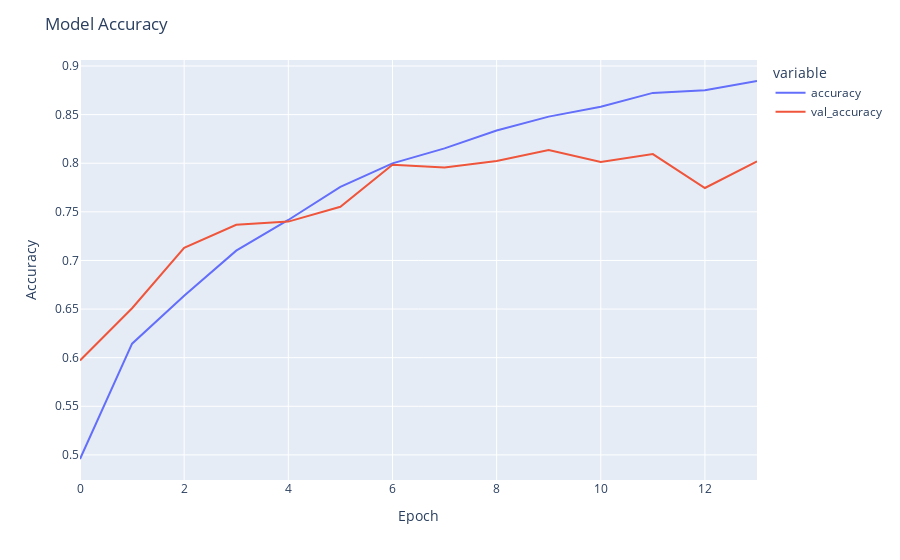
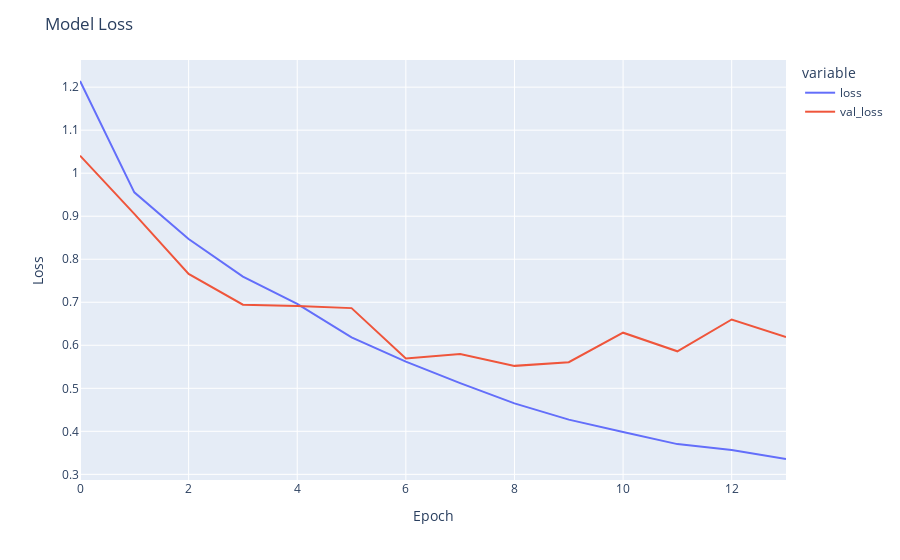

The code cell stored with these charts, in order, in its notebook:
### Code cell
plot_train_history(hist_2)

### Figure 1 — Plotly figure (JSON) as saved in the notebook; plotly's stock layout.template omitted (floating-point values rounded to 4 significant figures)
{"data": [{"hovertemplate": "variable=accuracy<br>Epoch=%{x}<br>Accuracy=%{y}<extra></extra>", "legendgroup": "accuracy", "line": {"color": "#636efa", "dash": "solid"}, "marker": {"symbol": "circle"}, "mode": "lines", "name": "accuracy", "orientation": "v", "showlegend": true, "type": "scatter", "x": [0, 1, 2, 3, 4, 5, 6, 7, 8, 9, 10, 11, 12, 13], "xaxis": "x", "y": [0.4958, 0.6144, 0.6636, 0.7101, 0.7416, 0.7757, 0.7999, 0.8152, 0.8337, 0.8479, 0.8581, 0.8723, 0.8751, 0.8846], "yaxis": "y"}, {"hovertemplate": "variable=val_accuracy<br>Epoch=%{x}<br>Accuracy=%{y}<extra></extra>", "legendgroup": "val_accuracy", "line": {"color": "#EF553B", "dash": "solid"}, "marker": {"symbol": "circle"}, "mode": "lines", "name": "val_accuracy", "orientation": "v", "showlegend": true, "type": "scatter", "x": [0, 1, 2, 3, 4, 5, 6, 7, 8, 9, 10, 11, 12, 13], "xaxis": "x", "y": [0.5971, 0.6509, 0.7129, 0.7367, 0.7399, 0.7553, 0.7984, 0.7955, 0.8023, 0.8137, 0.8012, 0.8094, 0.7745, 0.8019], "yaxis": "y"}], "layout": {"legend": {"title": {"text": "variable"}, "tracegroupgap": 0}, "margin": {"t": 60}, "title": {"text": "Model Accuracy"}, "xaxis": {"anchor": "y", "domain": [0, 1], "title": {"text": "Epoch"}}, "yaxis": {"anchor": "x", "domain": [0, 1], "title": {"text": "Accuracy"}}}}

### Figure 2 — Plotly figure (JSON) as saved in the notebook; plotly's stock layout.template omitted (floating-point values rounded to 4 significant figures)
{"data": [{"hovertemplate": "variable=loss<br>Epoch=%{x}<br>Loss=%{y}<extra></extra>", "legendgroup": "loss", "line": {"color": "#636efa", "dash": "solid"}, "marker": {"symbol": "circle"}, "mode": "lines", "name": "loss", "orientation": "v", "showlegend": true, "type": "scatter", "x": [0, 1, 2, 3, 4, 5, 6, 7, 8, 9, 10, 11, 12, 13], "xaxis": "x", "y": [1.214, 0.9554, 0.847, 0.7596, 0.6963, 0.6185, 0.5618, 0.5119, 0.4649, 0.4272, 0.3987, 0.3703, 0.3567, 0.3357], "yaxis": "y"}, {"hovertemplate": "variable=val_loss<br>Epoch=%{x}<br>Loss=%{y}<extra></extra>", "legendgroup": "val_loss", "line": {"color": "#EF553B", "dash": "solid"}, "marker": {"symbol": "circle"}, "mode": "lines", "name": "val_loss", "orientation": "v", "showlegend": true, "type": "scatter", "x": [0, 1, 2, 3, 4, 5, 6, 7, 8, 9, 10, 11, 12, 13], "xaxis": "x", "y": [1.041, 0.9053, 0.766, 0.6943, 0.6914, 0.6864, 0.5692, 0.5796, 0.5521, 0.5607, 0.6292, 0.586, 0.66, 0.6193], "yaxis": "y"}], "layout": {"legend": {"title": {"text": "variable"}, "tracegroupgap": 0}, "margin": {"t": 60}, "title": {"text": "Model Loss"}, "xaxis": {"anchor": "y", "domain": [0, 1], "title": {"text": "Epoch"}}, "yaxis": {"anchor": "x", "domain": [0, 1], "title": {"text": "Loss"}}}}
